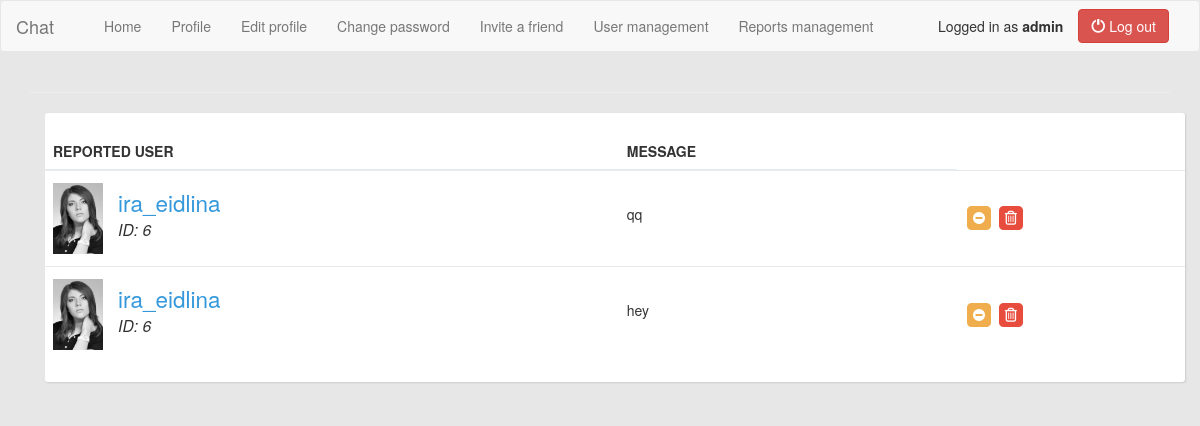
/reports-management/ (signed in), run on the app's committed database.
### chat/models.py (models this page shows)
class MessageReport(models.Model):
    reported_by = models.ForeignKey(User, related_name="reported_by", null=True)
    reported_user = models.ForeignKey(User, related_name="reported_user")
    message = models.CharField(max_length=255)
    created = models.DateTimeField(auto_now_add=True, null=True)
    content_type = models.CharField(max_length=10, null=True)

### users/models.py (models this page shows)
class Profile(models.Model):
    user = models.OneToOneField(User, on_delete=models.CASCADE)
    block_expire = models.DateTimeField(default=datetime.datetime.now, blank=True)
    profile_photo = models.ImageField(upload_to='profile_photos', default='profile_photos/profile_image_default.png')

### chat/views.py (the view)
# urls.py: url(r'^reports-management/$', reports_mangement, name="reports_management"),
@staff_member_required
def reports_mangement(request):
    reported_messages = MessageReport.objects.all()
    return render(request, 'chat/reports_management.html', {'reported_messages': reported_messages})

### chat/templates/chat/reports_management.html (shortened to what this page needs)
{% extends "base.html" %}
{% block content %}
<hr>
<div class="container bootstrap snippet">
{% if reported_messages %}
    <div class="row">
        <div class="col-lg-12">
            <div class="main-box no-header clearfix">
                <div class="main-box-body clearfix">
                    <div class="table-responsive">
                        <table class="table user-list">
                            <thead>
                                <tr>
                                <th><span>Reported user</span></th>
                                <th><span>Message</span></th>
                                <th>&nbsp;</th>
                                </tr>
                            </thead>
                            <tbody>
                                {% for item in reported_messages %}
                                <tr>
                                    <td>
                                        <img src="/media/{{ item.reported_user.profile.profile_photo }}" alt="">
                                        <a href="#" class="user-link">{{item.reported_user}}</a>
                                        <span class="user-subhead">ID: {{item.reported_user.pk}}</span>
                                    </td>
                                    <td class="text-left">
                                        {% if item.content_type == 'text' %}
                                            <p> {{ item.message }}</p>
                                        {% else %}
                                            <img src="/media/room_images/{{ item.message }}" >
                                        {% endif %}
                                    </td>
                                    <td>
                                    </td>
                                    <td style="width: 20%;">
                                        <a href="{% url 'users:block_account' userID=item.reported_user.pk %}" class="table-link warning" onclick="return confirm('Are you sure you want to block this account?');">
                                            <span class="fa-stack">
                                                <i class="fa fa-square fa-stack-2x"></i>
                                                <i class="fa fa-minus-circle fa-stack-1x fa-inverse"></i>
                                            </span>
                                        </a>
                                        <a href="{% url 'users:delete_account' userID=item.reported_user.pk %}" class="table-link danger" onclick="return confirm('Are you sure you want to delete this account?');">
                                            <span class="fa-stack">
                                                <i class="fa fa-square fa-stack-2x"></i>
                                                <i class="fa fa-trash-o fa-stack-1x fa-inverse"></i>
                                            </span>
                                        </a>
                                    </td>
                                </tr>
                                {% endfor %}
                            </tbody>
                        </table>
                    </div>
                </div>
            </div>
        </div>
    </div>
    {% else %}
    <div class="alert alert-danger">
        <strong>There are no reported messages in the database</strong>
    </div>
    {% endif %}
</div>
{% endblock content %}

### users/templates/base.html (shortened to what this page needs)
{% load static %}
<html>
<head>
    <link rel="stylesheet" href="https://maxcdn.bootstrapcdn.com/bootstrap/3.3.7/css/bootstrap.min.css"
>
<link href="//netdna.bootstrapcdn.com/twitter-bootstrap/2.3.2/css/bootstrap-combined.no-icons.min.css" rel="stylesheet">
<link href="//netdna.bootstrapcdn.com/font-awesome/3.2.1/css/font-awesome.css" rel="stylesheet">
<link rel="stylesheet" href="https://cdnjs.cloudflare.com/ajax/libs/font-awesome/4.7.0/css/font-awesome.min.css">
  <link rel="stylesheet" href="{% static 'css/style.css' %}"/>
    <link rel="stylesheet" href="{% static 'css/font-awesome.css' %}">
</head>
<body>
<nav class="navbar navbar-default">
    <div class="container-fluid">
        <div class="navbar-header">
            {% if user.is_authenticated %}
            <a class="navbar-brand" href="{% url 'chat:home' %}">Chat</a>
            {% else %}
            <a class="navbar-brand" href="{% url 'users:login' %}">Chat</a>
            {% endif %}
        </div>
        <div id="navbar" class="navbar-collapse collapse">
            {% if user.is_authenticated %}
            <ul class="nav navbar-nav">
                <li><a href="{% url 'chat:home' %}">Home</a></li>
                <li><a href="{% url 'users:view_profile' %}">Profile</a></li>
                <li><a href="{% url 'users:edit_profile' %}">Edit profile</a></li>
                <li><a href="{% url 'users:change_password' %}">Change password</a></li>
                <li><a href="{% url 'chat:invite_friends' %}">Invite a friend</a></li>
                {% if user.is_staff %}
                <li><a href="{% url 'users:user_management' %}">User management</a></li>
                <li><a href="{% url 'chat:reports_management' %}">Reports management</a></li>
                {% endif %}
            </ul>
            <ul class="nav navbar-nav navbar-right">
                <li><span class="logged-as"> Logged in as <strong>{{ user.username }}</strong></span></li>
                <li>
                    <a class="btn-padding" href="{% url 'users:logout' %}">
                        <div class="btn btn-danger">
                            <span class="glyphicon glyphicon-off" aria-hidden="true"></span>
                    Log out
                        </div>
                    </a>
                </li>
            </ul>
            {% endif %}
        </div>
    </div>
</nav>
<div class="container">
    {% block content %}
    {% endblock %}
</div>
</body>
</html>

### chat/static/css/style.css (style rules this page uses)
body { background: #e7e7e7; font-size:14px; }
img { display: block; width: 100%; }
.logged-as { line-height: 50px; margin-right: 15px; }
.navbar-nav>li>a.btn-padding { padding-top: 8px; padding-bottom: 8px; padding-left: 0px; }
ul.nav { margin-left: 20px; }
.main-box.no-header { padding-top: 20px; }
.main-box { background: #FFFFFF; -webkit-box-shadow: 1px 1px 2px 0 #CCCCCC; -moz-box-shadow: 1px 1px 2px 0 #CCCCCC; -o-box-shadow: 1px 1px 2px 0 #CCCCCC; -ms-box-shadow: 1px 1px 2px 0 #CCCCCC; box-shadow: 1px 1px 2px 0 #CCCCCC; margin-bottom: 16px; -webikt-border-radius: 3px; -moz-border-radius: 3px; border-radius: 3px; }
.table a.table-link.danger { color: #e74c3c; }
.table a.table-link.warning { color: #f0ad4e; }
.user-list tbody td .user-subhead { font-size: 0.875em; font-style: italic; }
.user-list tbody td .user-link { display: block; font-size: 1.25em; padding-top: 3px; margin-left: 60px; }
a { color: #3498db; outline: none!important; }
.user-list tbody td>img { position: relative; max-width: 50px; float: left; margin-right: 15px; }
.table thead tr th { text-transform: uppercase; font-size: 0.875em; }
.table thead tr th { border-bottom: 2px solid #e7ebee; }
.table tbody tr td:first-child { font-size: 1.125em; font-weight: 300; }
.table tbody tr td { font-size: 0.875em; vertical-align: middle; border-top: 1px solid #e7ebee; padding: 12px 8px; }

### data on the page
MessageReport: reported_user.profile.profile_photo (picture), reported_user "ira_eidlina", reported_user.pk "6", message "qq"
MessageReport: reported_user.profile.profile_photo (picture), reported_user "ira_eidlina", reported_user.pk "6", message "hey"

### other printed values
{{ user.username }} "admin"
